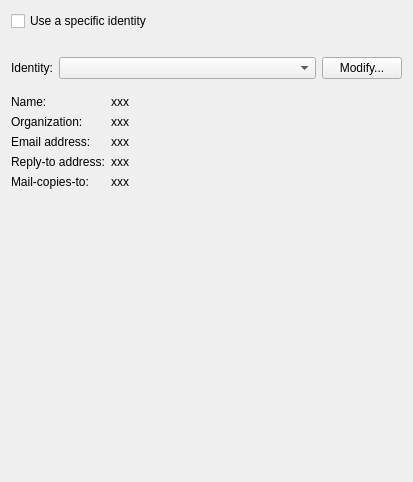
<?xml version="1.0" encoding="UTF-8"?>
<ui version="4.0">
 <author>Olivier Trichet &lt;nive@nivalis.org&gt;</author>
 <class>KNode::IdentityWidget</class>
 <widget class="KCModule" name="KNode::IdentityWidget">
  <property name="geometry">
   <rect>
    <x>0</x>
    <y>0</y>
    <width>413</width>
    <height>482</height>
   </rect>
  </property>
  <layout class="QVBoxLayout" name="mVerticalLayout">
   <item>
    <layout class="QHBoxLayout" name="mUseSpecificLayout">
     <item>
      <widget class="QCheckBox" name="mUseSpecificIdentity">
       <property name="text">
        <string>Use a specific identity</string>
       </property>
      </widget>
     </item>
    </layout>
   </item>
   <item>
    <spacer name="verticalSpace1">
     <property name="orientation">
      <enum>Qt::Vertical</enum>
     </property>
     <property name="sizeType">
      <enum>QSizePolicy::Fixed</enum>
     </property>
     <property name="sizeHint" stdset="0">
      <size>
       <width>20</width>
       <height>20</height>
      </size>
     </property>
    </spacer>
   </item>
   <item>
    <layout class="QHBoxLayout" name="mSelectorLayout">
     <item>
      <widget class="QLabel" name="mIdentitySelectorLabel">
       <property name="text">
        <string comment="@label:listbox">Identity:</string>
       </property>
       <property name="buddy">
        <cstring>mIdentitySelector</cstring>
       </property>
      </widget>
     </item>
     <item>
      <widget class="KNode::IdentityComboWrapper" name="mIdentitySelector">
       <property name="sizePolicy">
        <sizepolicy hsizetype="MinimumExpanding" vsizetype="Fixed">
         <horstretch>0</horstretch>
         <verstretch>0</verstretch>
        </sizepolicy>
       </property>
      </widget>
     </item>
     <item>
      <widget class="KPushButton" name="mModifyIdentitiesButton">
       <property name="text">
        <string>Modify...</string>
       </property>
      </widget>
     </item>
    </layout>
   </item>
   <item>
    <spacer name="verticalSpace2">
     <property name="orientation">
      <enum>Qt::Vertical</enum>
     </property>
     <property name="sizeType">
      <enum>QSizePolicy::Maximum</enum>
     </property>
     <property name="sizeHint" stdset="0">
      <size>
       <width>20</width>
       <height>10</height>
      </size>
     </property>
    </spacer>
   </item>
   <item>
    <layout class="QFormLayout" name="mPreviewLayout">
     <property name="fieldGrowthPolicy">
      <enum>QFormLayout::ExpandingFieldsGrow</enum>
     </property>
     <item row="0" column="0">
      <widget class="QLabel" name="mNameLabel">
       <property name="text">
        <string comment="@label:textbox Name of the user in a message">Name:</string>
       </property>
      </widget>
     </item>
     <item row="1" column="0">
      <widget class="QLabel" name="mOrganisationLabel">
       <property name="text">
        <string>Organization:</string>
       </property>
      </widget>
     </item>
     <item row="2" column="0">
      <widget class="QLabel" name="mEmailLabel">
       <property name="text">
        <string>Email address:</string>
       </property>
      </widget>
     </item>
     <item row="3" column="0">
      <widget class="QLabel" name="mReplytoLabel">
       <property name="text">
        <string>Reply-to address:</string>
       </property>
      </widget>
     </item>
     <item row="4" column="0">
      <widget class="QLabel" name="mMailcopiestoLabel">
       <property name="text">
        <string>Mail-copies-to:</string>
       </property>
      </widget>
     </item>
     <item row="0" column="1">
      <widget class="QLabel" name="mName">
       <property name="text">
        <string notr="true">xxx</string>
       </property>
      </widget>
     </item>
     <item row="1" column="1">
      <widget class="QLabel" name="mOrganisation">
       <property name="text">
        <string notr="true">xxx</string>
       </property>
      </widget>
     </item>
     <item row="4" column="1">
      <widget class="QLabel" name="mMailcopiesto">
       <property name="text">
        <string notr="true">xxx</string>
       </property>
      </widget>
     </item>
     <item row="3" column="1">
      <widget class="QLabel" name="mReplyto">
       <property name="text">
        <string notr="true">xxx</string>
       </property>
      </widget>
     </item>
     <item row="2" column="1">
      <widget class="QLabel" name="mEmail">
       <property name="text">
        <string notr="true">xxx</string>
       </property>
      </widget>
     </item>
    </layout>
   </item>
   <item>
    <spacer name="verticalSpace3">
     <property name="orientation">
      <enum>Qt::Vertical</enum>
     </property>
     <property name="sizeHint" stdset="0">
      <size>
       <width>20</width>
       <height>40</height>
      </size>
     </property>
    </spacer>
   </item>
  </layout>
 </widget>
 <customwidgets>
  <customwidget>
   <class>KPushButton</class>
   <extends>QPushButton</extends>
   <header>kpushbutton.h</header>
  </customwidget>
  <customwidget>
   <class>KCModule</class>
   <extends>QWidget</extends>
   <header location="global">kcmodule.h</header>
   <container>1</container>
  </customwidget>
  <customwidget>
   <class>KNode::IdentityComboWrapper</class>
   <extends>QComboBox</extends>
   <header>configuration/identity_combo_wrapper.h</header>
  </customwidget>
 </customwidgets>
 <tabstops>
  <tabstop>mUseSpecificIdentity</tabstop>
  <tabstop>mIdentitySelector</tabstop>
 </tabstops>
 <resources/>
 <connections/>
</ui>
